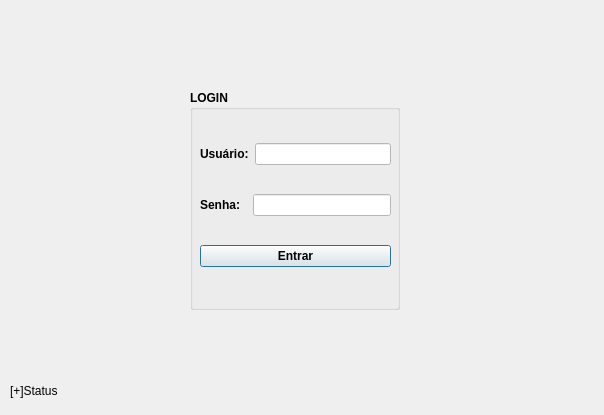
<?xml version="1.0" encoding="UTF-8"?>
<ui version="4.0">
 <class>login</class>
 <widget class="QDialog" name="login">
  <property name="geometry">
   <rect>
    <x>0</x>
    <y>0</y>
    <width>604</width>
    <height>415</height>
   </rect>
  </property>
  <property name="windowTitle">
   <string>Login</string>
  </property>
  <widget class="QLabel" name="labelStatus">
   <property name="geometry">
    <rect>
     <x>10</x>
     <y>370</y>
     <width>381</width>
     <height>41</height>
    </rect>
   </property>
   <property name="text">
    <string>[+]Status</string>
   </property>
  </widget>
  <widget class="QGroupBox" name="groupBox">
   <property name="geometry">
    <rect>
     <x>190</x>
     <y>90</y>
     <width>210</width>
     <height>220</height>
    </rect>
   </property>
   <property name="font">
    <font>
     <weight>75</weight>
     <bold>true</bold>
    </font>
   </property>
   <property name="title">
    <string>LOGIN</string>
   </property>
   <widget class="QWidget" name="layoutWidget">
    <property name="geometry">
     <rect>
      <x>10</x>
      <y>30</y>
      <width>191</width>
      <height>171</height>
     </rect>
    </property>
    <layout class="QVBoxLayout" name="verticalLayout">
     <item>
      <layout class="QHBoxLayout" name="horizontalLayout">
       <item>
        <widget class="QLabel" name="label">
         <property name="text">
          <string>Usuário:</string>
         </property>
        </widget>
       </item>
       <item>
        <widget class="QLineEdit" name="leUsuario">
         <property name="styleSheet">
          <string notr="true">background-color: rgb(255, 255, 255);</string>
         </property>
        </widget>
       </item>
      </layout>
     </item>
     <item>
      <layout class="QHBoxLayout" name="horizontalLayout_2">
       <item>
        <widget class="QLabel" name="label_2">
         <property name="text">
          <string>Senha:  </string>
         </property>
        </widget>
       </item>
       <item>
        <widget class="QLineEdit" name="leSenha">
         <property name="styleSheet">
          <string notr="true">background-color: rgb(255, 255, 255);</string>
         </property>
         <property name="echoMode">
          <enum>QLineEdit::Password</enum>
         </property>
        </widget>
       </item>
      </layout>
     </item>
     <item>
      <layout class="QHBoxLayout" name="horizontalLayout_3">
       <item>
        <widget class="QPushButton" name="btEntrarLogin">
         <property name="styleSheet">
          <string notr="true"/>
         </property>
         <property name="text">
          <string>Entrar</string>
         </property>
        </widget>
       </item>
      </layout>
     </item>
    </layout>
   </widget>
  </widget>
 </widget>
 <resources/>
 <connections/>
</ui>
